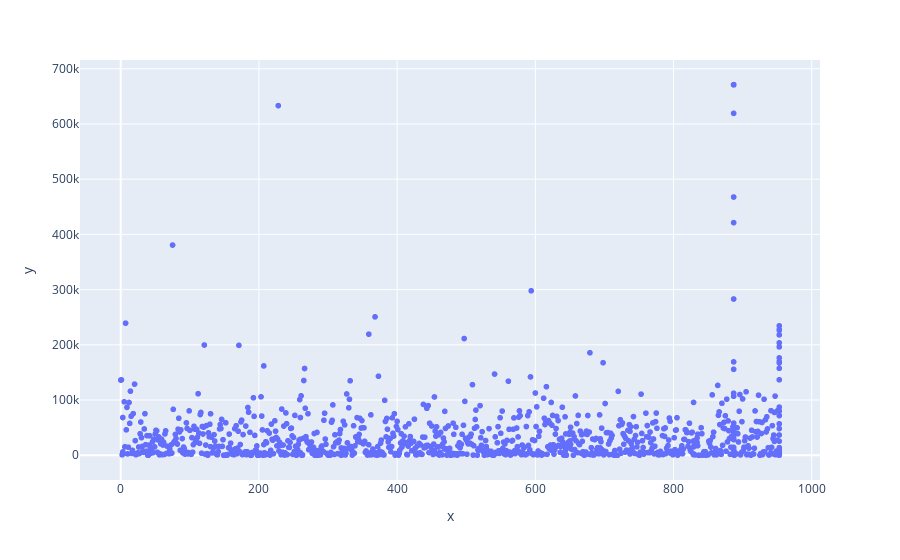

Notebook code for this chart:
### Code cell
fig = px.scatter(x=d['DISTRICT'], y=d['CASES'])
fig.show()

### Figure 1 — Plotly figure (JSON) as saved in the notebook; plotly's stock layout.template omitted (floating-point values rounded to 4 significant figures; data arrays with more than 128 entries replaced by an {"elided": "..."} marker saying what was removed)
{"data": [{"hovertemplate": "x=%{x}<br>y=%{y}<extra></extra>", "legendgroup": "", "marker": {"color": "#636efa", "symbol": "circle"}, "mode": "markers", "name": "", "showlegend": false, "type": "scattergl", "x": {"elided": "1085 int values"}, "xaxis": "x", "y": {"elided": "1085 float values"}, "yaxis": "y"}], "layout": {"legend": {"tracegroupgap": 0}, "margin": {"t": 60}, "xaxis": {"anchor": "y", "domain": [0, 1], "title": {"text": "x"}}, "yaxis": {"anchor": "x", "domain": [0, 1], "title": {"text": "y"}}}}
